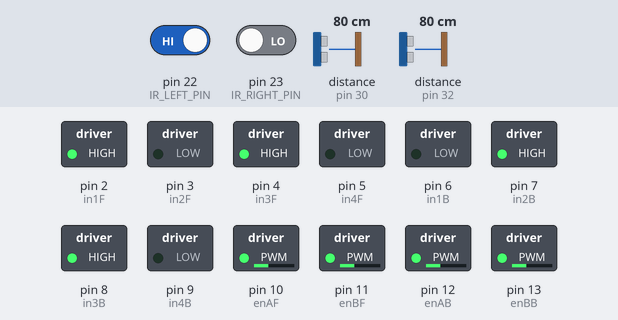
The sketch below on a simulated Arduino Mega 2560, built with avr-gcc and run on an emulated ATmega2560. On the bench: switched loads named in the sketch (green lamp = pin HIGH). Wiring (inferred from the names in the program): 2 × ultrasonic range finder: trigger pin 29, echo pin 30 / trigger pin 31, echo pin 32. Dashed ring = blinking. The inputs (shaded band) are chosen by the test bench; at power-on: pin 23 (IR_RIGHT_PIN) LOW, distance to the obstacle (sensors on pin 30, pin 32) 80 cm, pin 22 (IR_LEFT_PIN) HIGH. The echo pulse lasts 58.3 µs per cm; pins used as bus, display or sensor lines are not drawn.

Above: at 1.2 s.
1.3 s: pin 23 (IR_RIGHT_PIN) driven HIGH
At 2.2 s:
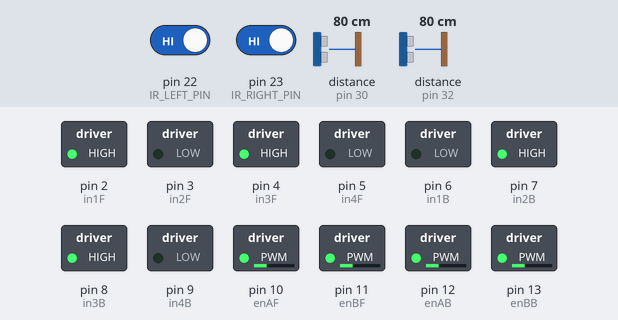
2.8 s: distance to the obstacle (sensor on pin 30) set to 21 cm
4.3 s: distance to the obstacle (sensor on pin 30) set to 16 cm
At 5.4 s:
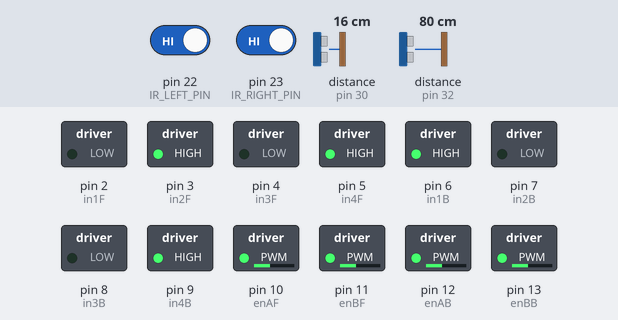
6.2 s: pin 22 (IR_LEFT_PIN) driven LOW
At 6.7 s:
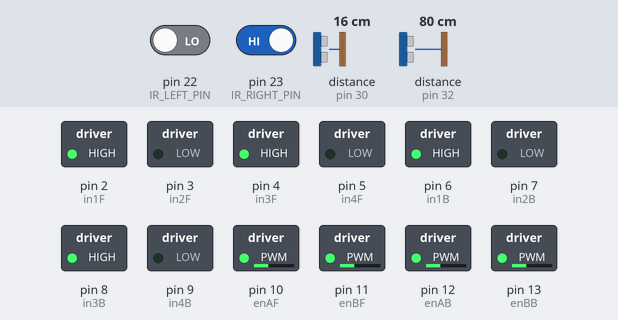
9.2 s: pin 22 (IR_LEFT_PIN) driven HIGH
At 10.2 s:
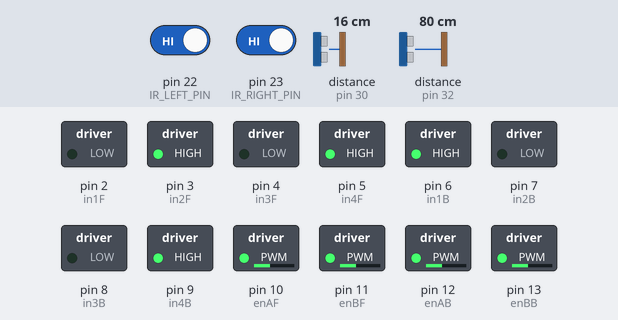
10.8 s: distance to the obstacle (sensor on pin 30) set to 35 cm
At 12.3 s:
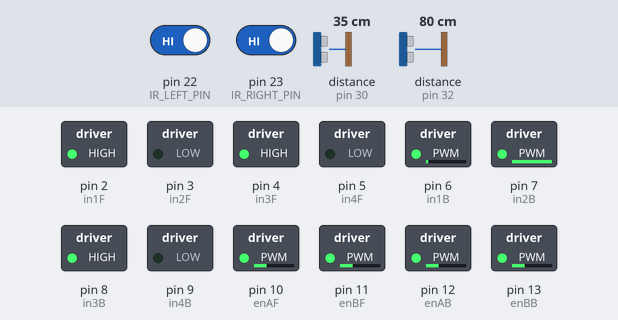
Timing chart, 0 to 13.7 s (numbered marks = the images above; inputs shaded):
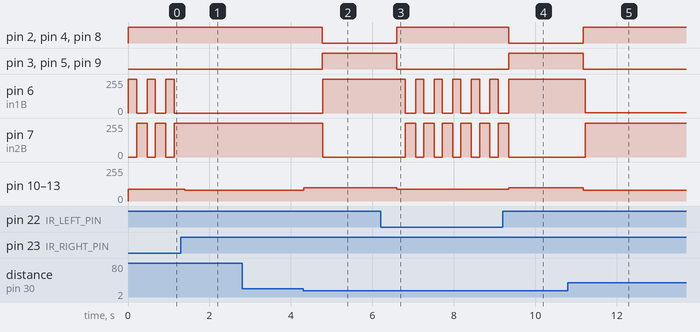

Measured:
- the behaviour switches between 19 and 18 cm on distance to the obstacle (sensor on pin 30) (found by bisection; images 1 and 2)
- after the input at 1.3 s, pin 6 (in1B): stops changing and stays 0/255; pin 7 (in2B): stops changing and stays 255/255; pin 10 (enAF), pin 11 (enBF), pin 12 (enAB), pin 13 (enBB): 90/255 → 80/255 after 0.09 s
- after the input at 2.8 s, every drawn part: stays the same
- after the input at 4.3 s, pin 2 (in1F), pin 4 (in3F), pin 8 (in3B): HIGH → LOW after 0.47 s; pin 3 (in2F), pin 5 (in4F), pin 9 (in4B): LOW → HIGH after 0.47 s; pin 6 (in1B): 0/255 → 255/255 after 0.48 s; pin 7 (in2B): 255/255 → 0/255 after 0.48 s; pin 10 (enAF), pin 11 (enBF), pin 12 (enAB), pin 13 (enBB): 80/255 → 100/255 at once
- after the input at 6.2 s, pin 2 (in1F): LOW → HIGH after 0.40 s; pin 3 (in2F): HIGH → LOW after 0.40 s
- after the input at 9.2 s, pin 2 (in1F): HIGH → LOW after 0.14 s; pin 3 (in2F): LOW → HIGH after 0.14 s
- after the input at 10.8 s, pin 2 (in1F), pin 4 (in3F), pin 8 (in3B): LOW → HIGH after 0.37 s; pin 3 (in2F), pin 5 (in4F), pin 9 (in4B): HIGH → LOW after 0.37 s; pin 6 (in1B): 255/255 → 1/255 after 0.43 s; pin 7 (in2B): 0/255 → 254/255 after 0.43 s; pin 10 (enAF), pin 11 (enBF), pin 12 (enAB), pin 13 (enBB): 100/255 → 80/255 after 0.37 s
- by itself, pin 6 (in1B): alternates 255/255 for 0.20 s and 0/255 for 0.26 s
- by itself, pin 7 (in2B): alternates 255/255 for 0.26 s and 0/255 for 0.20 s

The sketch:

Robot_Wall_Avoidance_v4.ino
```cpp
// Autonomous obstacle avoidance using Robot_Driving_Functions_v3 motor functions
// Teensy 4.1 pin variables — change wiring only here

// ===== SENSOR PINS =====
const int IR_LEFT_PIN = 22;
const int IR_RIGHT_PIN = 23;

const int TCS_S0 = 24;
const int TCS_S1 = 25;
const int TCS_S2 = 26;
const int TCS_S3 = 27;
const int TCS_OUT = 28;

const int FRONT_TRIG = 29;
const int FRONT_ECHO = 30;
const int RIGHT_TRIG = 31;
const int RIGHT_ECHO = 32;

// ===== MOTOR PINS (copied v3) =====
int enAF=10,in1F=2,in2F=3;
int enBF=11,in3F=4,in4F=5;
int enAB=12,in1B=6,in2B=7;
int enBB=13,in3B=8,in4B=9;

// ===== TUNING =====
int cruise=120;
int turnspd=100;
float wallStop=18;
float rightTarget=15;

// state machine for maze
int section=0;   //0 first wall, 1 middle gap, 2 last wall

void setup(){
 Serial.begin(115200);
 pinMode(IR_LEFT_PIN,INPUT);
 pinMode(IR_RIGHT_PIN,INPUT);
 pinMode(FRONT_TRIG,OUTPUT); pinMode(FRONT_ECHO,INPUT);
 pinMode(RIGHT_TRIG,OUTPUT); pinMode(RIGHT_ECHO,INPUT);

 pinMode(enAF,OUTPUT); pinMode(enBF,OUTPUT);
 pinMode(enAB,OUTPUT); pinMode(enBB,OUTPUT);
 pinMode(in1F,OUTPUT); pinMode(in2F,OUTPUT);
 pinMode(in3F,OUTPUT); pinMode(in4F,OUTPUT);
 pinMode(in1B,OUTPUT); pinMode(in2B,OUTPUT);
 pinMode(in3B,OUTPUT); pinMode(in4B,OUTPUT);
}

void loop(){
 float front=readUS(FRONT_TRIG,FRONT_ECHO);
 float right=readUS(RIGHT_TRIG,RIGHT_ECHO);

 // tape boundary avoidance
 if(boundarySeen()){ driveBackward(90); delay(200); turnRight(90); delay(250); return; }

 switch(section){
   case 0: // follow first wall on right
      wallFollow(right,front);
      if(front<wallStop){ turnRight(turnspd); delay(450); section=1; }
      break;

   case 1: // find opening between two walls
      driveForward(cruise);
      if(right>35){ section=2; } // opening detected
      break;

   case 2: // navigate last wall
      wallFollow(right,front);
      if(front<wallStop){ turnLeft(turnspd); delay(450); }
      break;
 }
}

// -------- sensors ----------
bool boundarySeen(){
 return digitalRead(IR_LEFT_PIN)==LOW || digitalRead(IR_RIGHT_PIN)==LOW;
}
float readUS(int trig,int echo){
 digitalWrite(trig,LOW); delayMicroseconds(2);
 digitalWrite(trig,HIGH); delayMicroseconds(10);
 digitalWrite(trig,LOW);
 return pulseIn(echo,HIGH)*0.034/2.0;
}

// -------- navigation --------
void wallFollow(float right,float front){
 if(front<wallStop){ turnLeft(turnspd); return; }

 // If the right wall is too close, steer left.
 // If the right wall is too far away, steer right.
 if(right<rightTarget-3){ turnLeft(80); }
 else if(right>rightTarget+3){ turnRight(80); }
 else driveForward(cruise);
}

// ===== original v3 drive functions =====
void driveForward(int s){analogWrite(enAF,s);analogWrite(enBF,s);analogWrite(enAB,s);analogWrite(enBB,s);
digitalWrite(in1F,LOW);digitalWrite(in2F,HIGH);digitalWrite(in3F,LOW);digitalWrite(in4F,HIGH);
digitalWrite(in1B,LOW);digitalWrite(in2B,HIGH);digitalWrite(in3B,LOW);digitalWrite(in4B,HIGH);}
void driveBackward(int s){analogWrite(enAF,s);analogWrite(enBF,s);analogWrite(enAB,s);analogWrite(enBB,s);
digitalWrite(in1F,HIGH);digitalWrite(in2F,LOW);digitalWrite(in3F,HIGH);digitalWrite(in4F,LOW);
digitalWrite(in1B,HIGH);digitalWrite(in2B,LOW);digitalWrite(in3B,HIGH);digitalWrite(in4B,LOW);}
void turnRight(int s){driveBackward(s); digitalWrite(in1B,LOW);digitalWrite(in2B,HIGH);}
void turnLeft(int s){driveForward(s); digitalWrite(in1B,HIGH);digitalWrite(in2B,LOW);}
```
